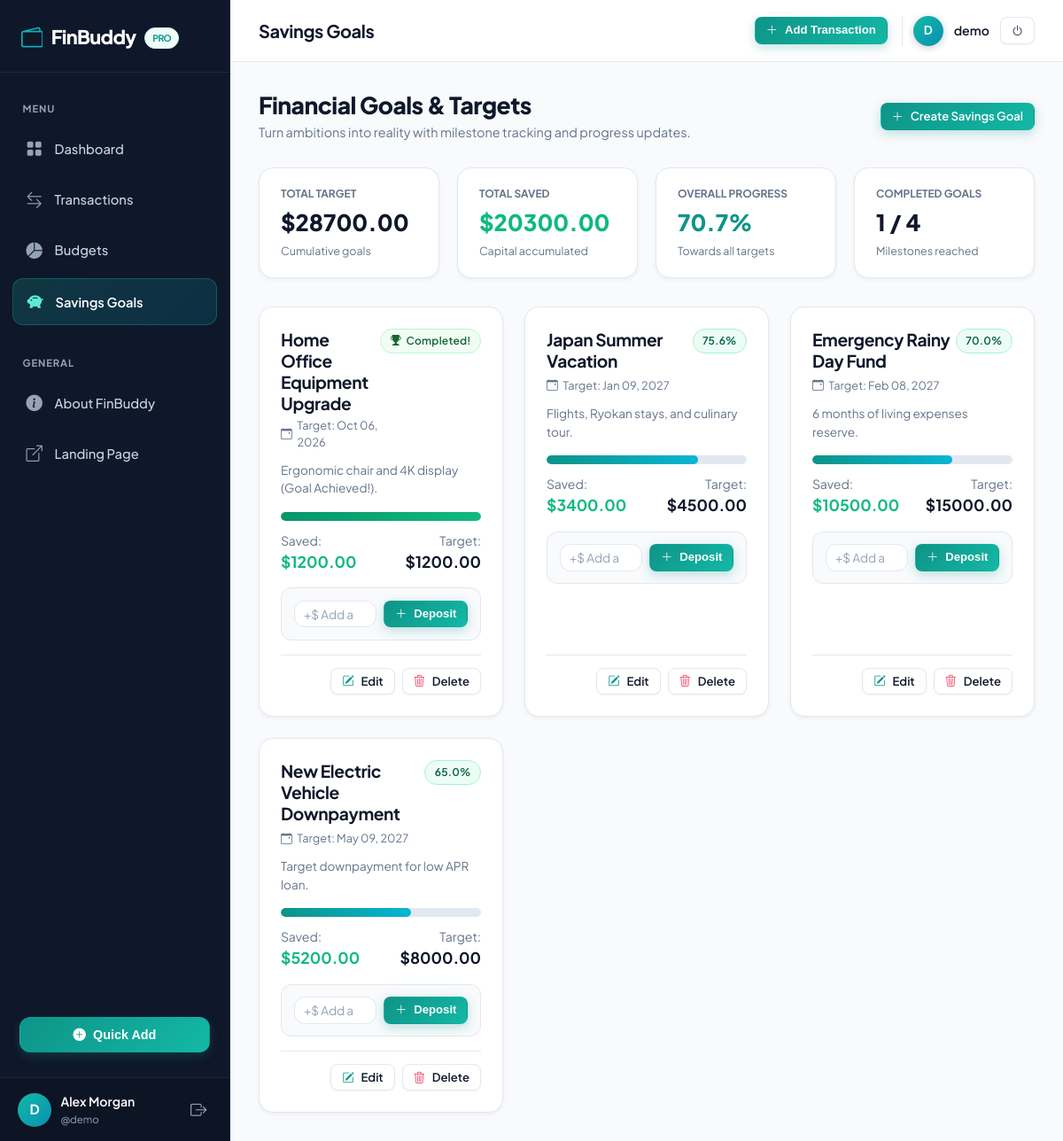
The page /savings/ (signed in) on the database its author committed.
### finance/models.py (models this page shows, shortened)
class SavingsGoal(models.Model):
    user = models.ForeignKey(User, on_delete=models.CASCADE, related_name='savings_goals')
    name = models.CharField(max_length=200, help_text="e.g. Emergency Fund, New Car, Summer Vacation")
    target_amount = models.DecimalField(max_digits=12, decimal_places=2)
    current_amount = models.DecimalField(max_digits=12, decimal_places=2, default=Decimal('0.00'))
    target_date = models.DateField(null=True, blank=True)
    description = models.TextField(blank=True)
    created_at = models.DateTimeField(auto_now_add=True)
    updated_at = models.DateTimeField(auto_now=True)
    class Meta:
        ordering = ['target_date', '-created_at']
    def get_percentage(self):
        if self.target_amount <= 0:
            return 0
        pct = (self.current_amount / self.target_amount) * 100
        return min(round(float(pct), 1), 100.0)
    def is_completed(self):
        return self.current_amount >= self.target_amount

### finance/views.py (the view)
# urls.py: path('savings/', views.savings_goal_list, name='savings_goal_list'),
@login_required
def savings_goal_list(request):
    user = request.user
    goals = SavingsGoal.objects.filter(user=user)
    total_target = goals.aggregate(Sum('target_amount'))['target_amount__sum'] or Decimal('0.00')
    total_saved = goals.aggregate(Sum('current_amount'))['current_amount__sum'] or Decimal('0.00')
    overall_progress = round(float((total_saved / total_target) * 100), 1) if total_target > 0 else 0
    completed_count = sum(1 for g in goals if g.is_completed())
    quick_form = SavingsGoalForm()
    deposit_form = SavingsDepositForm()
    context = {
        'goals': goals,
        'total_target': total_target,
        'total_saved': total_saved,
        'overall_progress': min(overall_progress, 100.0),
        'completed_count': completed_count,
        'quick_form': quick_form,
        'deposit_form': deposit_form,
    }
    return render(request, 'finance/savings_goals.html', context)

### finance/forms.py (shortened to what this page needs)
class SavingsGoalForm(forms.ModelForm):
    class Meta:
        model = SavingsGoal
        fields = ['name', 'target_amount', 'current_amount', 'target_date', 'description']
        widgets = {
            'name': forms.TextInput(attrs={
                'class': 'form-control',
                'placeholder': 'e.g. Emergency Fund, New Car, Vacation'
            }),
            'target_amount': forms.NumberInput(attrs={
                'class': 'form-control',
                'placeholder': '0.00',
                'step': '0.01',
                'min': '0.01'
            }),
            'current_amount': forms.NumberInput(attrs={
                'class': 'form-control',
                'placeholder': '0.00',
                'step': '0.01',
                'min': '0.00'
            }),
            'target_date': forms.DateInput(attrs={
                'class': 'form-control',
                'type': 'date'
            }),
            'description': forms.Textarea(attrs={
                'class': 'form-control',
                'rows': 3,
                'placeholder': 'Goal strategy, notes, or motivation...'
            }),
        }

class SavingsDepositForm(forms.Form):
    deposit_amount = forms.DecimalField(
        max_digits=12,
        decimal_places=2,
        min_value=Decimal('0.01'),
        widget=forms.NumberInput(attrs={
            'class': 'form-control',
            'placeholder': 'Enter amount to add',
            'step': '0.01',
            'min': '0.01'
        })
    )

### templates/finance/savings_goals.html (shortened to what this page needs)
{% extends 'dashboard_base.html' %}
{% load static %}
{% block dashboard_title %}Savings Goals{% endblock %}
{% block dashboard_content %}
<div style="display: flex; justify-content: space-between; align-items: center; margin-bottom: 1.75rem; flex-wrap: wrap; gap: 1rem;">
  <div>
    <h1 style="font-size: 1.65rem; font-weight: 800; color: var(--navy-900); margin-bottom: 0.25rem;">
      Financial Goals & Targets
    </h1>
    <p style="color: var(--text-muted); font-size: 0.9rem; margin: 0;">
      Turn ambitions into reality with milestone tracking and progress updates.
    </p>
  </div>
  <a href="{% url 'finance:savings_goal_create' %}" class="btn btn-teal btn-sm" id="btn-create-goal">
    <i class="bi bi-plus-lg"></i> Create Savings Goal
  </a>
</div>
<div class="grid-4" style="margin-bottom: 2rem;">
  <div class="card" style="padding: 1.25rem 1.5rem;">
    <div style="font-size: 0.75rem; font-weight: 700; color: var(--text-muted); text-transform: uppercase;">Total Target</div>
    <div style="font-size: 1.6rem; font-weight: 800; color: var(--navy-900); margin-top: 0.25rem;">
      ${{ total_target|floatformat:2 }}
    </div>
    <div style="font-size: 0.78rem; color: var(--text-muted); margin-top: 0.25rem;">Cumulative goals</div>
  </div>
  <div class="card" style="padding: 1.25rem 1.5rem;">
    <div style="font-size: 0.75rem; font-weight: 700; color: var(--text-muted); text-transform: uppercase;">Total Saved</div>
    <div style="font-size: 1.6rem; font-weight: 800; color: var(--emerald-500); margin-top: 0.25rem;">
      ${{ total_saved|floatformat:2 }}
    </div>
    <div style="font-size: 0.78rem; color: var(--text-muted); margin-top: 0.25rem;">Capital accumulated</div>
  </div>
  <div class="card" style="padding: 1.25rem 1.5rem;">
    <div style="font-size: 0.75rem; font-weight: 700; color: var(--text-muted); text-transform: uppercase;">Overall Progress</div>
    <div style="font-size: 1.6rem; font-weight: 800; color: var(--teal-500); margin-top: 0.25rem;">
      {{ overall_progress }}%
    </div>
    <div style="font-size: 0.78rem; color: var(--text-muted); margin-top: 0.25rem;">Towards all targets</div>
  </div>
  <div class="card" style="padding: 1.25rem 1.5rem;">
    <div style="font-size: 0.75rem; font-weight: 700; color: var(--text-muted); text-transform: uppercase;">Completed Goals</div>
    <div style="font-size: 1.6rem; font-weight: 800; color: var(--navy-900); margin-top: 0.25rem;">
      {{ completed_count }} / {{ goals.count }}
    </div>
    <div style="font-size: 0.78rem; color: var(--text-muted); margin-top: 0.25rem;">Milestones reached</div>
  </div>
</div>
{% if goals %}
<div class="grid-3">
  {% for goal in goals %}
  <div class="card" style="display: flex; flex-direction: column; justify-content: space-between;">
    <div>
      <div style="display: flex; justify-content: space-between; align-items: flex-start; margin-bottom: 0.75rem;">
        <div>
          <h3 style="font-size: 1.2rem; font-weight: 700; color: var(--navy-900); margin-bottom: 0.25rem;">
            {{ goal.name }}
          </h3>
          {% if goal.target_date %}
            <span style="font-size: 0.8rem; color: var(--text-muted); display: inline-flex; align-items: center; gap: 0.35rem;">
              <i class="bi bi-calendar-event"></i> Target: {{ goal.target_date|date:"M d, Y" }}
            </span>
          {% endif %}
        </div>
        {% if goal.is_completed %}
          <span class="badge badge-success">
            <i class="bi bi-trophy-fill"></i> Completed!
          </span>
        {% else %}
          <span class="badge badge-income">
            {{ goal.get_percentage }}%
          </span>
        {% endif %}
      </div>
      {% if goal.description %}
        <p style="font-size: 0.85rem; color: var(--text-muted); margin-bottom: 1rem; line-height: 1.5;">
          {{ goal.description }}
        </p>
      {% endif %}
      <div class="progress-container" style="height: 10px; margin-bottom: 0.75rem;">
        <div class="progress-bar-fill {% if goal.is_completed %}fill-emerald{% else %}fill-teal{% endif %}" style="width: {{ goal.get_percentage }}%;"></div>
      </div>
      <div style="display: flex; justify-content: space-between; align-items: baseline; margin-bottom: 1rem; font-size: 0.88rem;">
        <div>
          <span style="color: var(--text-muted);">Saved: </span>
          <strong class="text-income" style="font-size: 1.1rem;">${{ goal.current_amount|floatformat:2 }}</strong>
        </div>
        <div style="text-align: right;">
          <span style="color: var(--text-muted);">Target: </span>
          <strong style="color: var(--navy-900); font-size: 1.1rem;">${{ goal.target_amount|floatformat:2 }}</strong>
        </div>
      </div>
      <div style="background: #f8fafc; border: 1px solid var(--border-subtle); border-radius: var(--radius-md); padding: 0.85rem; margin-bottom: 1rem;">
        <form action="{% url 'finance:savings_goal_deposit' goal.pk %}" method="post" style="display: flex; gap: 0.5rem;">
          <input type="number" step="0.01" min="0.01" name="deposit_amount" class="form-control" placeholder="+$ Add amount" style="padding: 0.35rem 0.65rem; font-size: 0.85rem;" required>
          <button type="submit" class="btn btn-teal btn-sm" style="white-space: nowrap;">
            <i class="bi bi-plus-lg"></i> Deposit
          </button>
        </form>
      </div>
    </div>
    <div style="border-top: 1px solid var(--border-subtle); padding-top: 0.85rem; display: flex; justify-content: flex-end; gap: 0.5rem;">
      <a href="{% url 'finance:savings_goal_update' goal.pk %}" class="btn btn-secondary btn-sm" title="Edit Goal">
        <i class="bi bi-pencil-square text-teal"></i> Edit
      </a>
      <a href="{% url 'finance:savings_goal_delete' goal.pk %}" class="btn btn-secondary btn-sm" title="Delete Goal">
        <i class="bi bi-trash3 text-expense"></i> Delete
      </a>
    </div>
  </div>
  {% endfor %}
</div>
{% endif %}
{% endblock dashboard_content %}

### templates/dashboard_base.html (shortened to what this page needs)
{% extends 'base.html' %}
{% load static %}
{% block content %}
<div class="app-shell">
  <aside class="app-sidebar" id="appSidebar">
    <div class="sidebar-header">
      <a href="{% url 'finance:dashboard' %}" class="brand-logo">
        <i class="bi bi-wallet2"></i>
        <span>FinBuddy</span>
        <span class="brand-badge">PRO</span>
      </a>
    </div>
    <nav class="sidebar-menu">
      <div class="menu-label">Menu</div>
      <a href="{% url 'finance:dashboard' %}" class="sidebar-link {% if request.resolver_match.url_name == 'dashboard' %}active{% endif %}" id="nav-dashboard">
        <i class="bi bi-grid-fill"></i>
        <span>Dashboard</span>
      </a>
      <a href="{% url 'finance:transactions_list' %}" class="sidebar-link {% if 'transactions' in request.resolver_match.url_name %}active{% endif %}" id="nav-transactions">
        <i class="bi bi-arrow-left-right"></i>
        <span>Transactions</span>
      </a>
      <a href="{% url 'finance:budget_list' %}" class="sidebar-link {% if 'budget' in request.resolver_match.url_name %}active{% endif %}" id="nav-budgets">
        <i class="bi bi-pie-chart-fill"></i>
        <span>Budgets</span>
      </a>
      <a href="{% url 'finance:savings_goal_list' %}" class="sidebar-link {% if 'savings' in request.resolver_match.url_name %}active{% endif %}" id="nav-savings">
        <i class="bi bi-piggy-bank-fill"></i>
        <span>Savings Goals</span>
      </a>
      <div class="menu-label" style="margin-top: 1rem;">General</div>
      <a href="{% url 'finance:about' %}" class="sidebar-link">
        <i class="bi bi-info-circle-fill"></i>
        <span>About FinBuddy</span>
      </a>
      <a href="{% url 'finance:home' %}" class="sidebar-link">
        <i class="bi bi-box-arrow-up-right"></i>
        <span>Landing Page</span>
      </a>
      <div style="padding: 1.5rem 0.5rem 0.5rem; margin-top: auto;">
        <button type="button" class="btn btn-teal" style="width: 100%;" onclick="openModal('quickAddModal')">
          <i class="bi bi-plus-circle-fill"></i> Quick Add
        </button>
      </div>
    </nav>
    <div class="sidebar-user">
      <div style="display: flex; align-items: center; overflow: hidden;">
        <div class="user-avatar">
          {{ user.username|slice:":1"|upper }}
        </div>
        <div class="user-info">
          <div class="user-name">{{ user.get_full_name|default:user.username }}</div>
          <div class="user-tagline">@{{ user.username }}</div>
        </div>
      </div>
      <a href="{% url 'finance:logout' %}" title="Log out" style="color: #94a3b8; font-size: 1.15rem; padding: 0.35rem;">
        <i class="bi bi-box-arrow-right"></i>
      </a>
    </div>
  </aside>
  <div class="app-main">
    <header class="app-header">
      <div style="display: flex; align-items: center; gap: 1rem;">
        <h2 style="font-size: 1.25rem; font-weight: 700; margin: 0; color: var(--navy-900);">
          {% block dashboard_title %}Financial Overview{% endblock %}
        </h2>
      </div>
      <div class="header-actions">
        <button type="button" class="btn btn-teal btn-sm" onclick="openModal('quickAddModal')" id="btn-quick-add">
          <i class="bi bi-plus-lg"></i> Add Transaction
        </button>
        <div style="display: flex; align-items: center; gap: 0.75rem; padding-left: 0.75rem; border-left: 1px solid var(--border-subtle);">
          <div class="user-avatar" style="width: 34px; height: 34px; font-size: 0.85rem;">
            {{ user.username|slice:":1"|upper }}
          </div>
          <span style="font-weight: 600; font-size: 0.88rem; color: var(--navy-900);" class="d-none-sm">
            {{ user.username }}
          </span>
          <a href="{% url 'finance:logout' %}" class="btn btn-secondary btn-sm" title="Log out">
            <i class="bi bi-power"></i>
          </a>
        </div>
      </div>
    </header>
    <div class="content-body">
      {% block dashboard_content %}{% endblock %}
    </div>
  </div>
</div>
{% endblock content %}

### rows shown on the page
SavingsGoal: name "Home Office Equipment Upgrade", target_date "Oct 06, 2026", shows "Completed!", description "Ergonomic chair and 4K display (Goal Achieved!).", current_amount "1200.00", target_amount "1200.00"
SavingsGoal: name "Japan Summer Vacation", target_date "Jan 09, 2027", get_percentage "75.6", description "Flights, Ryokan stays, and culinary tour.", current_amount "3400.00", target_amount "4500.00"
SavingsGoal: name "Emergency Rainy Day Fund", target_date "Feb 08, 2027", get_percentage "70.0", description "6 months of living expenses reserve.", current_amount "10500.00", target_amount "15000.00"
SavingsGoal: name "New Electric Vehicle Downpayment", target_date "May 09, 2027", get_percentage "65.0", description "Target downpayment for low APR loan.", current_amount "5200.00", target_amount "8000.00"

### other values the page prints
{{ user.username|slice:":1"|upper }} "D"
{{ user.get_full_name|default:user.username }} "Alex Morgan"
{{ user.username }} "demo"
{{ total_target|floatformat:2 }} "28700.00"
{{ total_saved|floatformat:2 }} "20300.00"
{{ overall_progress }} "70.7"
{{ completed_count }} "1"
{{ goals.count }} "4"
